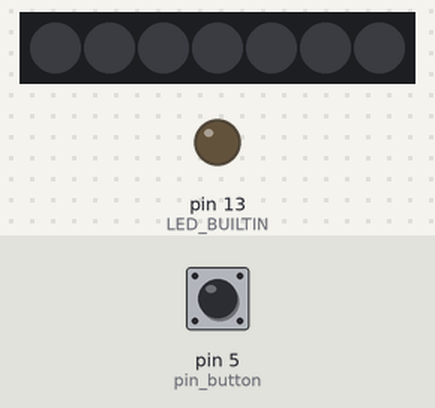
Simulated run of this program. Board: Arduino Nano, built with avr-gcc and run on an emulated ATmega328P. Parts: 7 RGB LEDs in strip order, left to right, output pins drawn as LEDs (lit = HIGH). Inputs (shaded band) come from the test bench; at power-on: pin 5 (pin_button) HIGH. Dim RGB values are drawn brighter than linear.

Above: at 1.2 s.
1.3 s: pin 5 (pin_button) pulled LOW for 0.15 s
At 1.7 s:
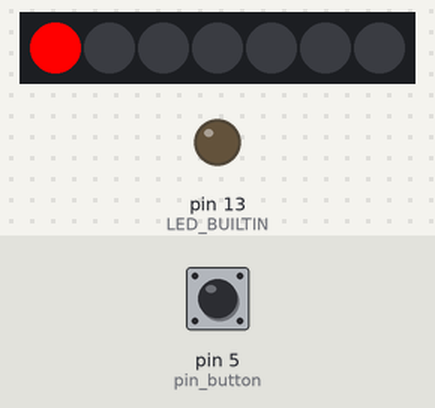
4.4 s: pin 5 (pin_button) pulled LOW for 1 s
At 6.6 s:
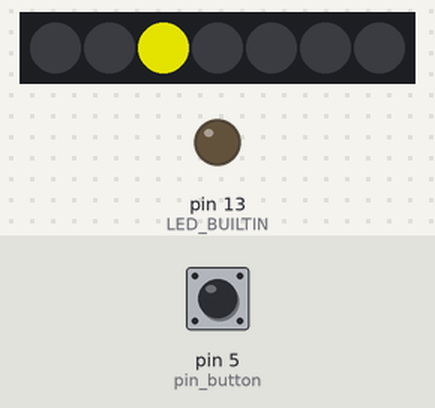
8.4 s: pin 5 (pin_button) pulled LOW for 3.2 s
At 10.9 s:
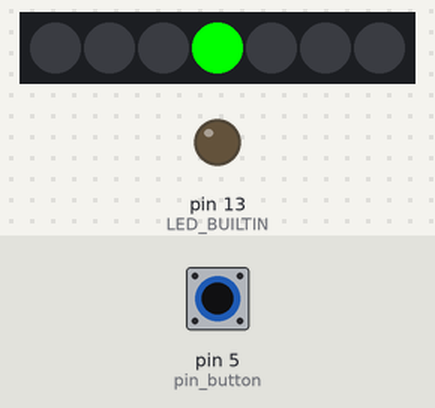
Timing chart, 0 to 14.1 s (numbered marks = the images above; inputs shaded):
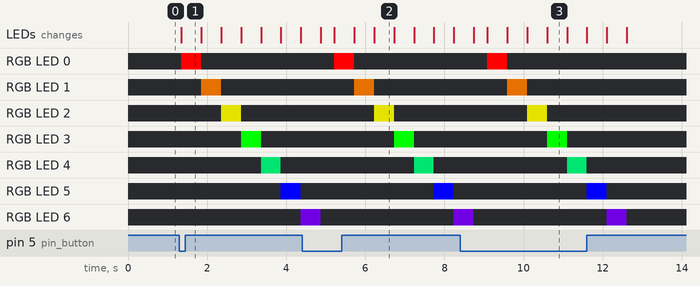

The program:

main.cpp
```cpp
#include <Arduino.h>
#include <FastLED.h>
#define pin_button 5
#define NUM_LEDS 7
#define DATA_PIN 3
CRGB leds[NUM_LEDS];

int brightValue = 255;
unsigned int counter = 0;
bool increasing = true;
bool buttonPressed = false;
bool stopPattern = false;
void lightPattern();
// int inPin = 5;
// int ledPin = 13;
// int val = 0;
// put function declarations here:
// int myFunction(int, int);
// String getUserInput();

void setup()
{

  // LED_BUILTIN = pin 13, built in LED
  pinMode(LED_BUILTIN, OUTPUT);
  FastLED.addLeds<WS2811, DATA_PIN, BRG>(leds, NUM_LEDS);

  pinMode(pin_button, INPUT_PULLUP);
  Serial.begin(9600);
}

// ~~ Single Button Press - Pattern Display --
void loop()
{
  if (digitalRead(pin_button) == LOW)
  {
    delay(50);
    if (digitalRead(pin_button) == LOW)
    {
      if (!buttonPressed)
      {
        buttonPressed = true;
        stopPattern = false;
        lightPattern();
      }
      else
      {
        stopPattern = true;
      }
      delay(300);
    }
  }
}

void lightPattern()
{
  for (int i = 0; i < NUM_LEDS; i++)
  {
    if (stopPattern)
    {
      buttonPressed = false;
      return;
    }
    leds[i] = CHSV(HUE_RED + (i * 32), 255, brightValue);
    FastLED.show();
    delay(500);
    FastLED.clear();
    FastLED.show();
  }
  buttonPressed = false;
}

// -- SEQUENCE LOOP ON BUTTON PRESS --
// ~~~~~~~~~~~~~~~~~~~~~~~~~~~~~~~~~~~~
// void loop()
// {
//   if (digitalRead(pin_button) == LOW)
//   {
//     // Debounce the button
//     delay(50);
//     if (digitalRead(pin_button) == LOW && !buttonPressed)
//     {
//       buttonPressed = true;
//       counter++;
//       if (counter > NUM_LEDS)
//       {
//         counter = 0;
//       }
//       Serial.println(counter);
//     }
//   }
//   else
//   {
//     buttonPressed = false;
//   }
//   FastLED.clear();
//   uint8_t hueVar;
//   switch (counter % 3)
//   {
//   case 0:
//     hueVar = HUE_RED;
//     break;
//   case 1:
//     hueVar = HUE_GREEN;
//     break;
//   case 2:
//     hueVar = HUE_BLUE;
//     break;
//   }
//   leds[counter] = CHSV(hueVar, 255, brightValue);
//   FastLED.show();
//   delay(100);

// Built-In LED Blink on and off
// digitalWrite(LED_BUILTIN, HIGH);
// delay(1000);
// digitalWrite(13, LOW);
// delay(1000);

// Blinking LED strip with color
// leds[0] = CRGB( 50, 100, 150);
// leds[1] = CRGB::Red;
// FastLED.show();
// delay(2000);
// leds[0] = CRGB::Black;
// leds[1] = CRGB::Black;
// FastLED.show();
// delay(2000);

// Rainbow LED brightness/dimmer
// leds[0] = CHSV(HUE_RED, 255, brightValue);
// leds[1] = CHSV(HUE_GREEN, 255, brightValue);
// leds[2] = CHSV(HUE_BLUE, 255, brightValue);
// leds[3] = CHSV(HUE_RED, 255, brightValue);
// leds[4] = CHSV(HUE_GREEN, 255, brightValue);
// leds[5] = CHSV(HUE_BLUE, 255, brightValue);
// FastLED.show();
// delay(100);
// if (increasing)
// {
//   brightValue++;
//   if (brightValue == 150)
//   {
//     increasing = false;
//   }
// }
// else
// {
//   brightValue--;
//   if (brightValue == 0)
//   {
//     increasing = true;
//   }
// }

// Color Tester Handler
//   Serial.println("Enter data:");
//   while (Serial.available() == 0) {}     //wait for data available
// String teststr = getUserInput();
//   if (teststr == "red" || teststr == "blue" || teststr == "yellow") {
//     Serial.println("A primary color");
//   } else {
//     Serial.println("Something else");
//   }

// Serial.print("Feelin Lucky");
// Serial.println(" Punk?");
// }

// String getUserInput(){
//   String teststr = String();  //read until timeout
//   while (true) {
//     if (Serial.available() >0){
//       char userPressed = char(Serial.read());

//       if(userPressed == '\n') {
//         break;
//       } else {
//        teststr += userPressed;
//       }
//     }
//   }
//     teststr.trim();                        // remove any \r \n whitespace at the end of the String
//   Serial.println(teststr);
//   return teststr;
// }

// // put function definitions here:
// int myFunction(int x, int y) {
//   return x + y;
// }
```

Measured:
- after the input at 1.3 s, RGB LED 0: off → RGB(255, 0, 0) after 0.05 s, → off 0.50 s later; RGB LED 1: off → RGB(171, 85, 0) after 0.55 s, → off 0.50 s later
- after the input at 4.4 s, the LEDs: first differ from a run without the input after 0.82 s (image 2 shows a later state)
- after the input at 8.4 s, the LEDs: first differ from a run without the input after 0.69 s (image 3 shows a later state)
- what the display in image 2 shows lasts 0.5 s, from 6.2 s to 6.7 s
